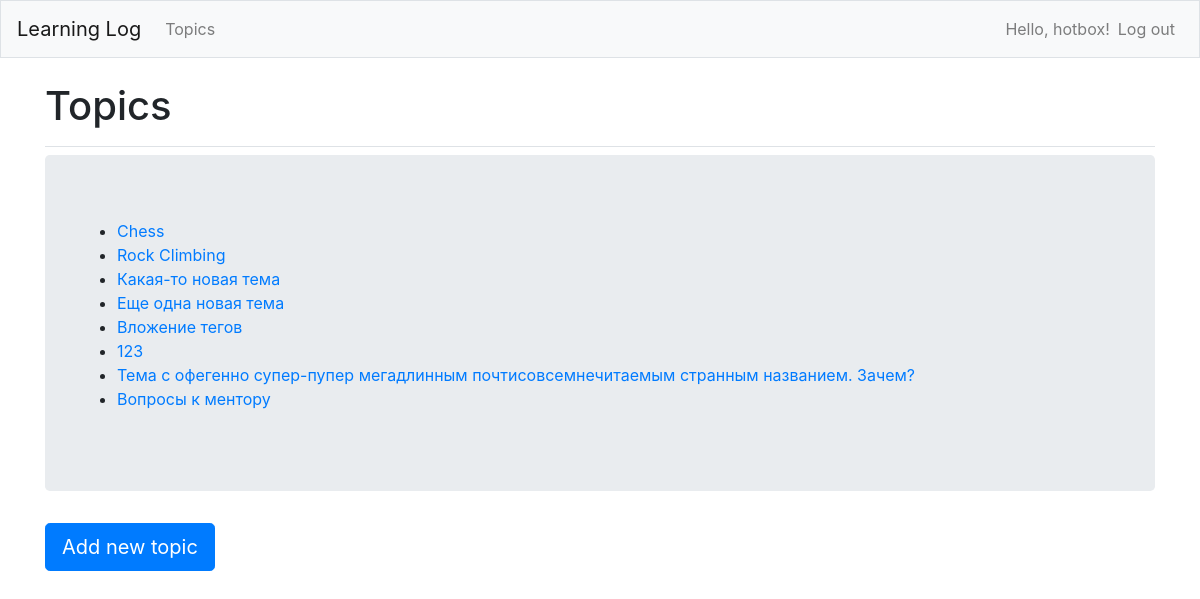
Page /topics/ (signed in) on the earlier database version.
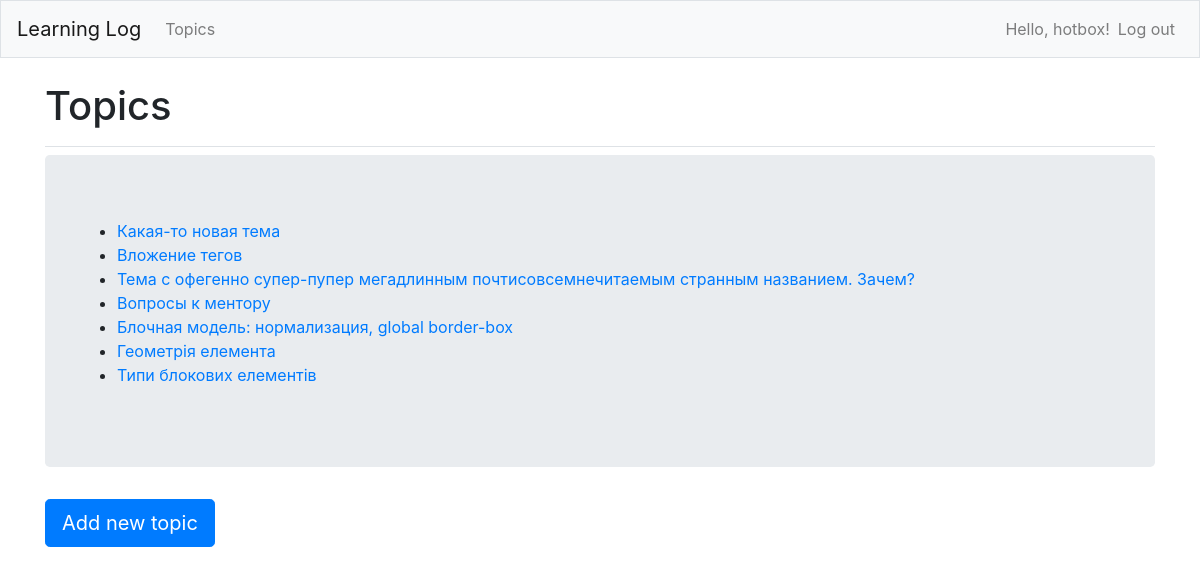
Same page on the later database version.
### learning_logs/models.py (models this page shows)
class Topic(models.Model):
    text = models.CharField(max_length=200)
    date_added = models.DateTimeField(auto_now_add=True)
    owner = models.ForeignKey(User, on_delete=models.CASCADE)
    def __str__(self):
        return self.text

### learning_logs/views.py (the view)
# urls.py: path('topics/', views.topics, name='topics'),
@login_required
def topics(request):
    topics = Topic.objects.filter(owner=request.user).order_by('date_added')
    context = {"topics": topics}
    return render(request, 'learning_logs/topics.html', context)

### learning_logs/templates/learning_logs/topics.html
{% extends "learning_logs/base.html" %}
{% block page_header %}
<h1>Topics</h1>
{% endblock page_header %}
{% block content %}
    <div class="jumbotron">
    <ul>
        {% for topic in topics %}
        <li>
        <a href="{% url 'learning_logs:topic' topic.id %}">{{ topic }}</a>
        </li>
        {% empty %}
        <li><h5>No topics have been added yet.</h5></li>
        {% endfor %}
    </ul>
    </div>
    <a class="btn btn-lg btn-primary" role="button" href="{% url 'learning_logs:new_topic' %}">Add new topic</a>
{% endblock content %}

### learning_logs/templates/learning_logs/base.html (shortened to what this page needs)
{% load bootstrap4 %}
<!doctype html>
<html lang="en">
<head>
    {% bootstrap_css %}
</head>
<body>
    <nav class="navbar navbar-expand-md navbar-light bg-light mb-4 border">
        <a class="navbar-brand" href="{% url 'learning_logs:index' %}">Learning Log</a>
        <div class="collapse navbar-collapse" id="navbarCollapse">
            <ul class="navbar-nav mr-auto">
                <li class="nav-item">
                    <a class="nav-link" href="{% url 'learning_logs:topics' %}">Topics</a>
                </li>
            </ul>
            <ul class="navbar-nav ml-auto">
                {% if user.is_authenticated %}
                    <li class="nav-item">
                        <span class="navbar-text">Hello, {{ user.username }}!</span>
                    </li>
                    <li class="nav-item">
                        <a class="nav-link" href="{% url 'users:logout' %}">Log out</a>
                    </li>
                {% endif %}
            </ul>
        </div>
    </nav>
    <main role="main" class="container">
        <div class="pb-2 mb-2 border-bottom">
            {% block page_header %}{% endblock page_header %}
        </div>
        <div>
            {% block content%}{% endblock content %}
        </div>
    </main>
</body>
</html>

Differences in the rows shown:
removed Topic: text "Chess"
removed Topic: text "Rock Climbing"
removed Topic: text "Еще одна новая тема"
removed Topic: text "123"
added Topic: text "Блочная модель: нормализация, global border-box"
added Topic: text "Геометрія елемента"
added Topic: text "Типи блокових елементів"
